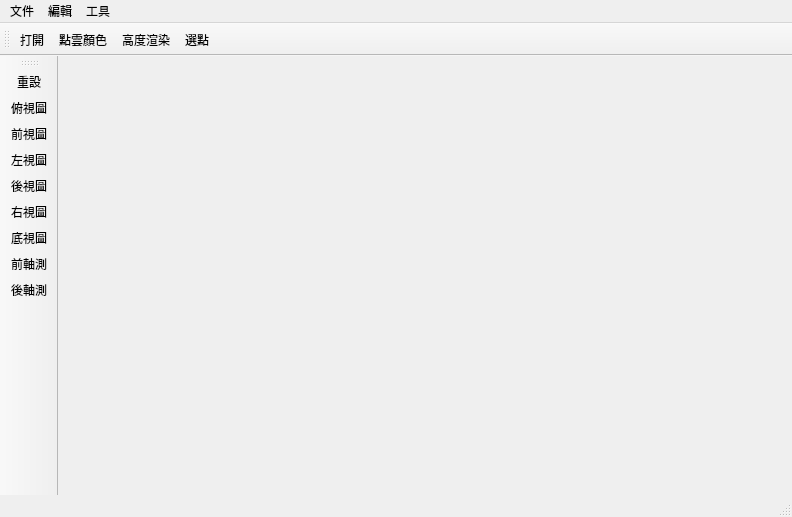
<?xml version="1.0" encoding="UTF-8"?>
<ui version="4.0">
 <class>PCLViewer</class>
 <widget class="QMainWindow" name="PCLViewer">
  <property name="geometry">
   <rect>
    <x>0</x>
    <y>0</y>
    <width>792</width>
    <height>517</height>
   </rect>
  </property>
  <property name="windowTitle">
   <string>PCLViewer</string>
  </property>
  <widget class="QWidget" name="centralWidget">
   <layout class="QGridLayout" name="gridLayout">
    <item row="0" column="0">
     <widget class="QVTKWidget" name="qvtkWidget"/>
    </item>
   </layout>
  </widget>
  <widget class="QMenuBar" name="menuBar">
   <property name="geometry">
    <rect>
     <x>0</x>
     <y>0</y>
     <width>792</width>
     <height>21</height>
    </rect>
   </property>
   <widget class="QMenu" name="menu">
    <property name="title">
     <string>文件</string>
    </property>
    <addaction name="action_open"/>
   </widget>
   <widget class="QMenu" name="menu_2">
    <property name="title">
     <string>編輯</string>
    </property>
    <widget class="QMenu" name="menu_3">
     <property name="title">
      <string>顏色</string>
     </property>
     <addaction name="action_setColor"/>
     <addaction name="action_heightRamp"/>
    </widget>
    <addaction name="menu_3"/>
   </widget>
   <widget class="QMenu" name="menu_4">
    <property name="title">
     <string>工具</string>
    </property>
    <addaction name="action_pickPoints"/>
   </widget>
   <addaction name="menu"/>
   <addaction name="menu_2"/>
   <addaction name="menu_4"/>
  </widget>
  <widget class="QToolBar" name="mainToolBar">
   <property name="iconSize">
    <size>
     <width>30</width>
     <height>30</height>
    </size>
   </property>
   <attribute name="toolBarArea">
    <enum>TopToolBarArea</enum>
   </attribute>
   <attribute name="toolBarBreak">
    <bool>false</bool>
   </attribute>
   <addaction name="action_open"/>
   <addaction name="action_setColor"/>
   <addaction name="action_heightRamp"/>
   <addaction name="action_pickPoints"/>
  </widget>
  <widget class="QStatusBar" name="statusBar"/>
  <widget class="QToolBar" name="toolBar">
   <property name="windowTitle">
    <string>toolBar</string>
   </property>
   <property name="iconSize">
    <size>
     <width>30</width>
     <height>30</height>
    </size>
   </property>
   <attribute name="toolBarArea">
    <enum>LeftToolBarArea</enum>
   </attribute>
   <attribute name="toolBarBreak">
    <bool>false</bool>
   </attribute>
   <addaction name="action_reset"/>
   <addaction name="action_up"/>
   <addaction name="action_front"/>
   <addaction name="action_left"/>
   <addaction name="action_back"/>
   <addaction name="action_right"/>
   <addaction name="action_bottom"/>
   <addaction name="action_frontIso"/>
   <addaction name="action_backIso"/>
  </widget>
  <action name="action_up">
   <property name="icon">
    <iconset>
     <normaloff>image/bottom.png</normaloff>image/bottom.png</iconset>
   </property>
   <property name="text">
    <string>俯視圖</string>
   </property>
  </action>
  <action name="action_front">
   <property name="icon">
    <iconset>
     <normaloff>image/front.png</normaloff>image/front.png</iconset>
   </property>
   <property name="text">
    <string>前視圖</string>
   </property>
   <property name="font">
    <font/>
   </property>
  </action>
  <action name="action_left">
   <property name="icon">
    <iconset>
     <normaloff>image/left.png</normaloff>image/left.png</iconset>
   </property>
   <property name="text">
    <string>左視圖</string>
   </property>
   <property name="toolTip">
    <string>左視圖</string>
   </property>
  </action>
  <action name="action_back">
   <property name="icon">
    <iconset>
     <normaloff>image/back.png</normaloff>image/back.png</iconset>
   </property>
   <property name="text">
    <string>後視圖</string>
   </property>
  </action>
  <action name="action_right">
   <property name="icon">
    <iconset>
     <normaloff>image/right.png</normaloff>image/right.png</iconset>
   </property>
   <property name="text">
    <string>右視圖</string>
   </property>
  </action>
  <action name="action_bottom">
   <property name="icon">
    <iconset>
     <normaloff>image/bottom.png</normaloff>image/bottom.png</iconset>
   </property>
   <property name="text">
    <string>底視圖</string>
   </property>
  </action>
  <action name="action_open">
   <property name="icon">
    <iconset>
     <normaloff>image/open.png</normaloff>image/open.png</iconset>
   </property>
   <property name="text">
    <string>打開</string>
   </property>
   <property name="shortcut">
    <string>Ctrl+O</string>
   </property>
  </action>
  <action name="action_heightRamp">
   <property name="icon">
    <iconset>
     <normaloff>image/heightRamp.png</normaloff>image/heightRamp.png</iconset>
   </property>
   <property name="text">
    <string>高度渲染</string>
   </property>
  </action>
  <action name="action_pickPoints">
   <property name="icon">
    <iconset>
     <normaloff>image/pickPoints.png</normaloff>image/pickPoints.png</iconset>
   </property>
   <property name="text">
    <string>選點</string>
   </property>
  </action>
  <action name="action_frontIso">
   <property name="icon">
    <iconset>
     <normaloff>image/frontIso.png</normaloff>image/frontIso.png</iconset>
   </property>
   <property name="text">
    <string>前軸測</string>
   </property>
  </action>
  <action name="action_backIso">
   <property name="icon">
    <iconset>
     <normaloff>image/backIso.png</normaloff>image/backIso.png</iconset>
   </property>
   <property name="text">
    <string>後軸測</string>
   </property>
  </action>
  <action name="action_reset">
   <property name="icon">
    <iconset>
     <normaloff>image/reset.png</normaloff>image/reset.png</iconset>
   </property>
   <property name="text">
    <string>重設</string>
   </property>
  </action>
  <action name="action_setColor">
   <property name="icon">
    <iconset>
     <normaloff>image/color.png</normaloff>image/color.png</iconset>
   </property>
   <property name="text">
    <string>點雲顏色</string>
   </property>
  </action>
 </widget>
 <layoutdefault spacing="6" margin="11"/>
 <customwidgets>
  <customwidget>
   <class>QVTKWidget</class>
   <extends>QWidget</extends>
   <header>QVTKWidget.h</header>
  </customwidget>
 </customwidgets>
 <resources>
  <include location="pclviewer.qrc"/>
 </resources>
 <connections/>
</ui>
